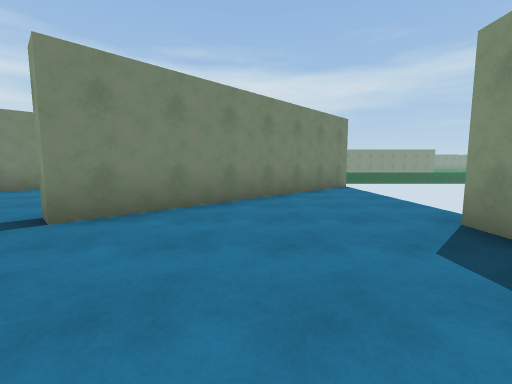
[1] (above)

24 first-person views from a walk through a 3-D level made in the Unity game engine. The camera is 1.3 m above the floor, tilts 6° down and sees 90° across. The floor is counted in squares, 2 m on a side. Each view is taken from the middle of a square. On the plan, view 1 faces up. The plan holds only what a view shows up to about 9 squares ahead; the rest is blank. The place goes on beyond the plan. The player is left out.

[2]
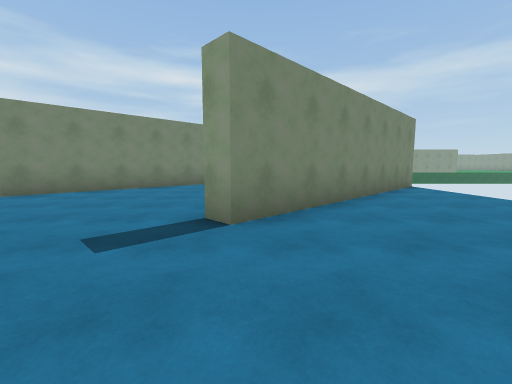

[3]
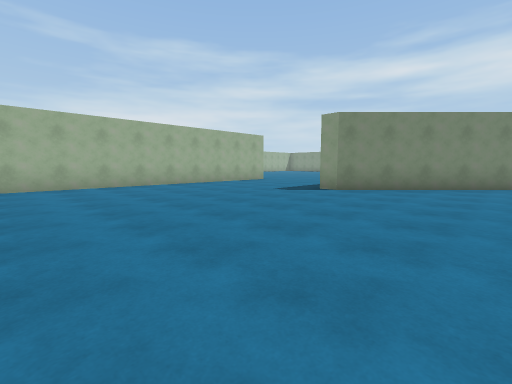

[4]
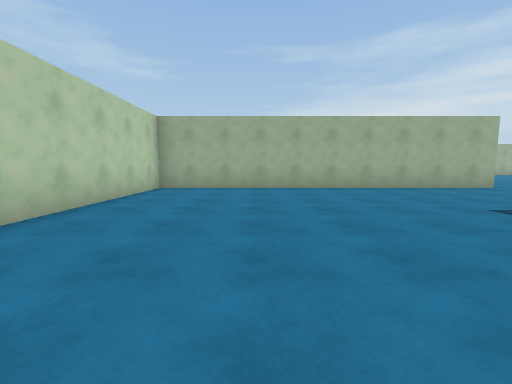

[5]
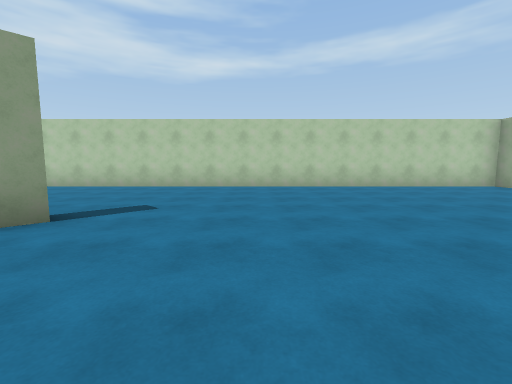

[6]
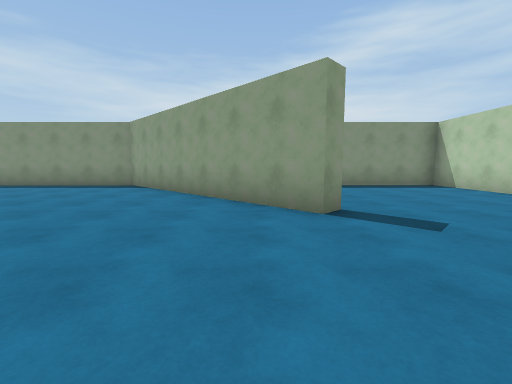

[7]
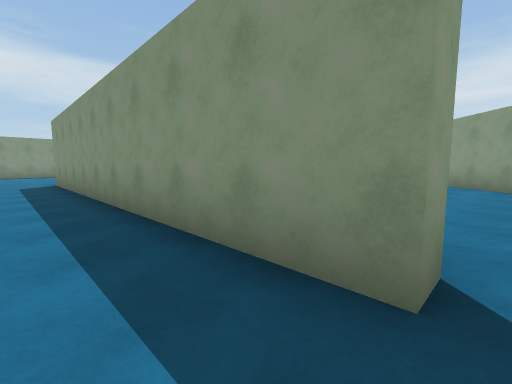

[8]
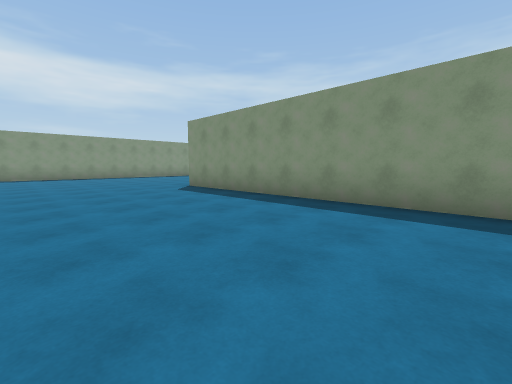

[9]
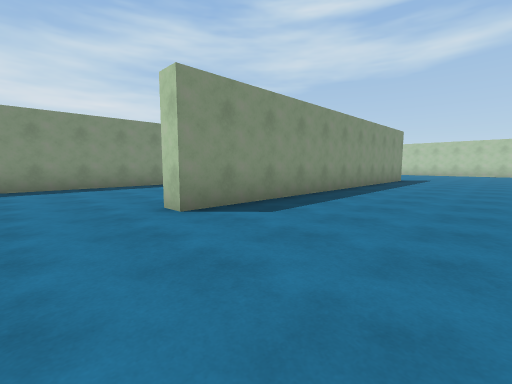

[10]
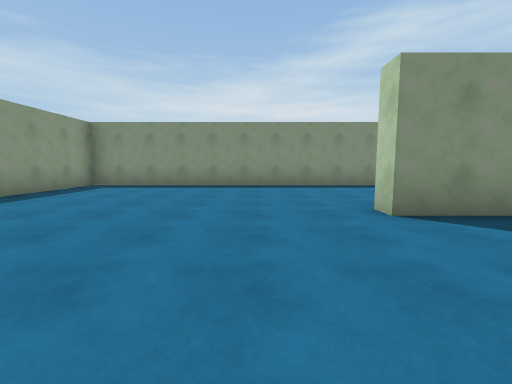

[11]
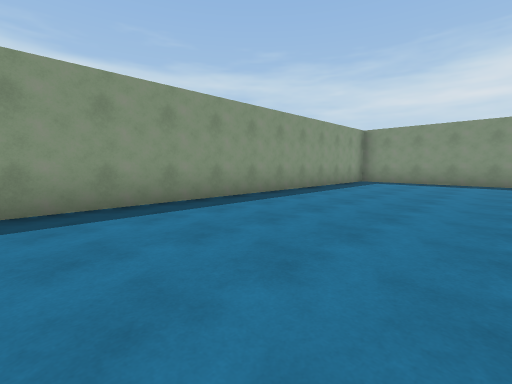

[12]
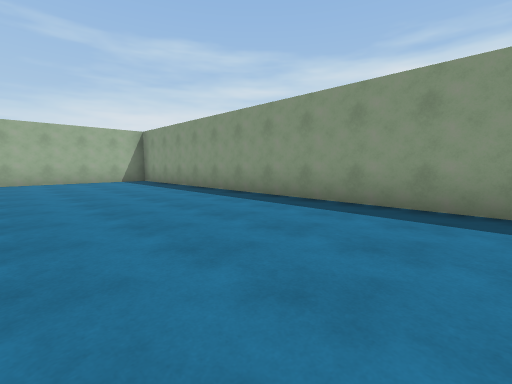

[13]
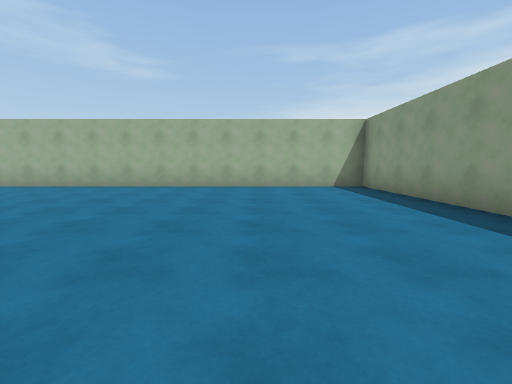

[14]
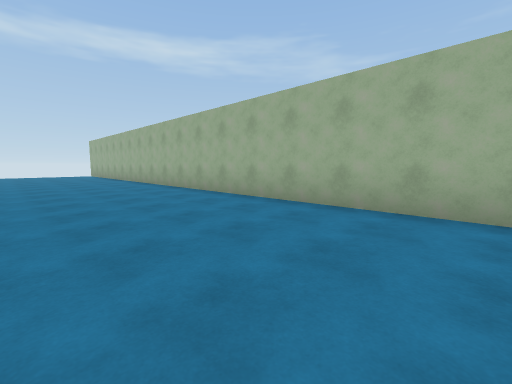

[15]
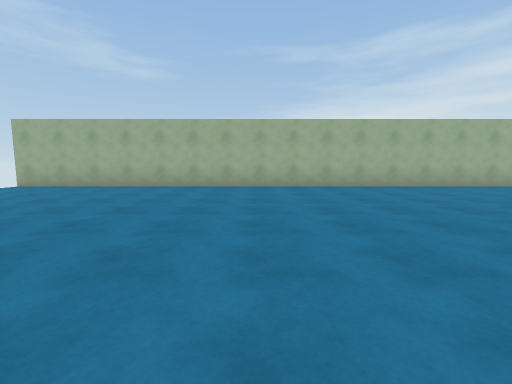

[16]
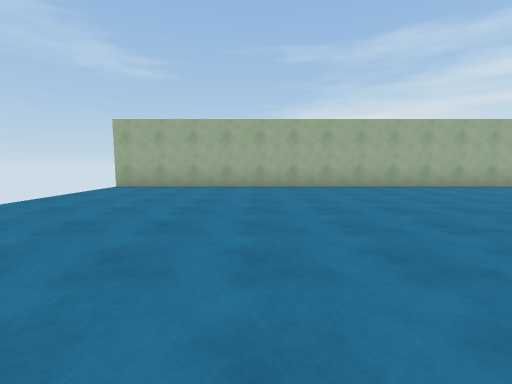

[17]
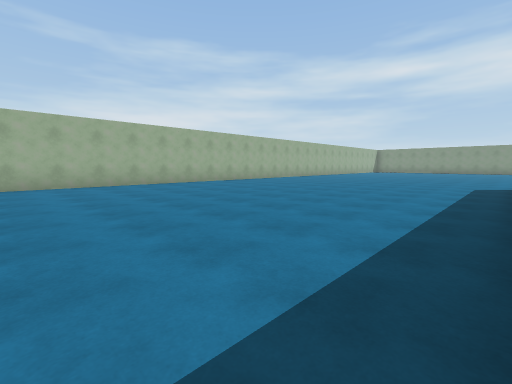

[18]
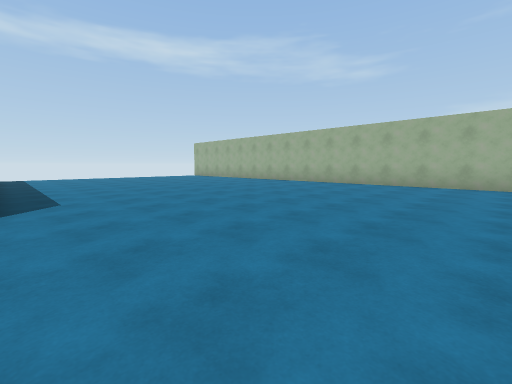

[19]
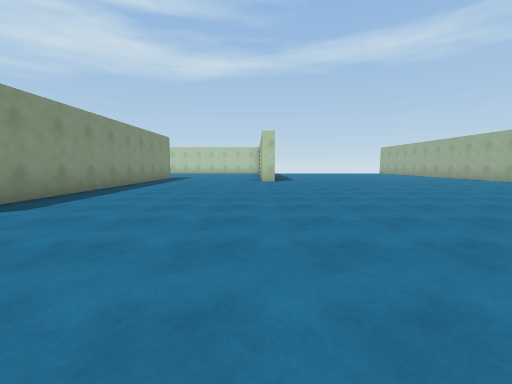

[20]
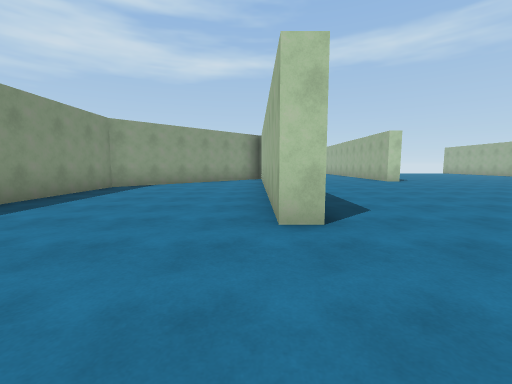

[21]
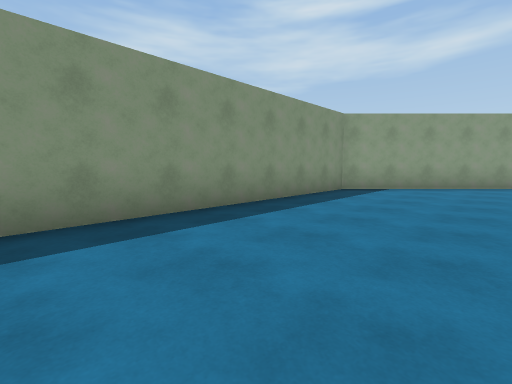

[22]
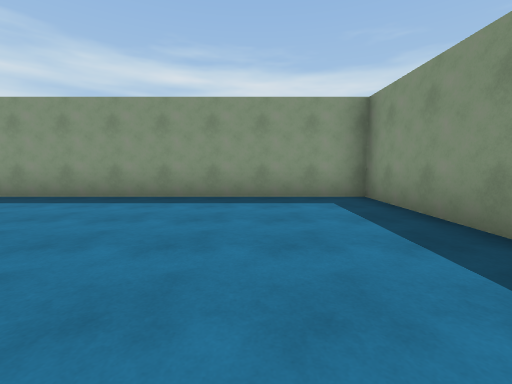

[23]
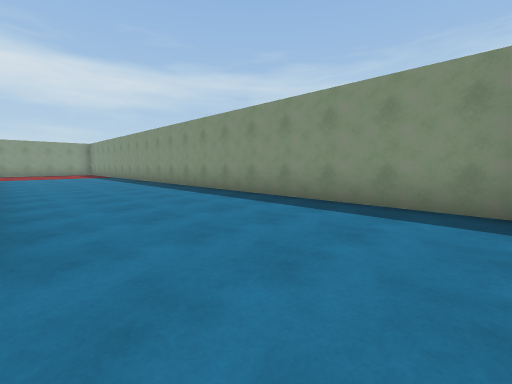

[24]
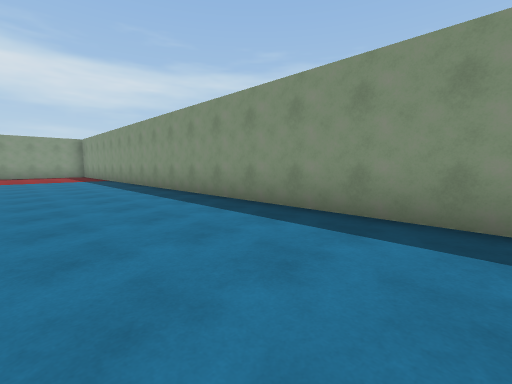

### Floor plan
Points are (right, up) in squares from view 1. A wall is a line through its corners. A room is listed if a view was taken in it or the views show most of it. See-through windows are left out.
Room 1 (views 1, 2, 3, 4, 5, 6, 7, 8, 9, 10, 11, 12, 13, 14, 15, 16, 17, 18, 19, 20, 21, 22, 23, 24)
walls: (-12.2, 7.9) (-12.2, -1.7) (2.2, -1.7) (2.2, 2.8); (-6.1, 7.1) (-2.8, 10.5) (-2.8, 22.3) (-21.8, 22.3) (-21.8, -2.2); (-3.7, 8.8) (-7.2, 5.2) (-7.7, 5.2) (-7.7, 15.2) (-7.3, 15.2) (-7.3, 9); (2.8, 7.8) (-2.3, 2.7) (-2.6, 3.1) (2.2, 8) (2.2, 20.6)
ways out: gap at (-22, -2)

Where each view was taken, in squares from view 1:
view 1: 0 up, 0 right, facing up
view 2: 0 up, 2 left, facing up
view 3: 1 down, 4 left, facing up-left
view 4: 1 up, 5 left, facing left
view 5: 6 up, 5 left, facing down
view 6: 4 up, 6 left, facing right
view 7: 5 up, 9 left, facing up-right
view 8: 8 up, 12 left, facing up-right
view 9: 17 up, 11 left, facing down-right
view 10: 17 up, 11 left, facing right
view 11: 18 up, 13 left, facing up-right
view 12: 18 up, 11 left, facing up-left
view 13: 19 up, 14 left, facing left
view 14: 15 up, 18 left, facing down-left
view 15: 5 up, 14 left, facing left
view 16: 2 up, 14 left, facing left
view 17: 2 down, 13 left, facing up-left
view 18: 12 up, 13 left, facing down-left
view 19: 18 up, 12 left, facing down
view 20: 18 up, 7 left, facing down
view 21: 17 up, 6 left, facing down-right
view 22: 17 up, 5 left, facing up
view 23: 8 up, 2 left, facing up-right
view 24: 11 up, 1 left, facing up-right
